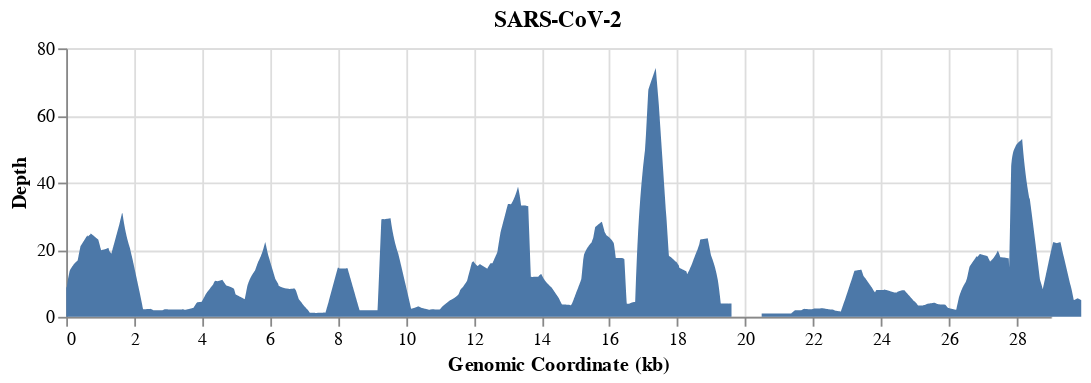

Source (notebook cell):
### Code cell
# Coverage plot
reference_length_kb = reference_length // 1000

plot = (
    alt.Chart(binned_depths)
    .mark_area()
    .transform_window(rolling_mean="mean(depth)", frame=[-50, 50])
    .encode(
        x=alt.X(
            "position",
            title="Genomic Coordinate (kb)",
            scale=alt.Scale(domain=[0, reference_length_kb]),
        ),
        y=alt.Y("rolling_mean:Q", scale=alt.Scale(type="linear"), title="Depth"),
    )
    .properties(
        title=f"SARS-CoV-2",
        width=550,
        height=150,
    )
)
plot

### Figure 1 — Vega-Lite specification as saved in the notebook (floating-point values rounded to 4 significant figures; data arrays with more than 128 entries replaced by an {"elided": "..."} marker saying what was removed)
{"config": {"view": {"continuousWidth": 400, "continuousHeight": 300}}, "data": {"name": "data-9e20416727004598db17aa431ba6b4ba"}, "mark": "area", "encoding": {"x": {"type": "quantitative", "field": "position", "scale": {"domain": [0, 29]}, "title": "Genomic Coordinate (kb)"}, "y": {"type": "quantitative", "field": "rolling_mean", "scale": {"type": "linear"}, "title": "Depth"}}, "height": 150, "title": "SARS-CoV-2", "transform": [{"window": [{"op": "mean", "field": "depth", "as": "rolling_mean"}], "frame": [-50, 50]}], "width": 550, "$schema": "https://vega.github.io/schema/vega-lite/v4.8.1.json", "datasets": {"data-9e20416727004598db17aa431ba6b4ba": {"elided": "4984 records"}}}
